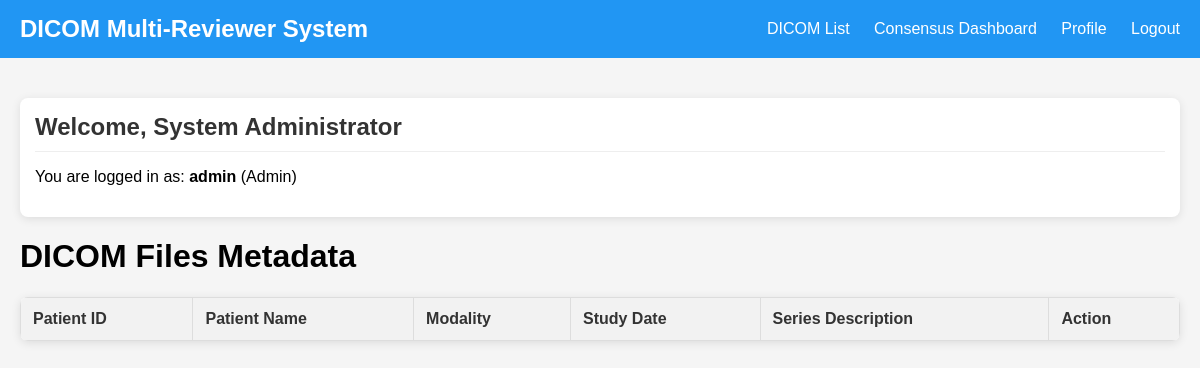
The page /dicom_list (signed in) on the database its author committed.
### src/dicom_reviewer/models/db/user.py (models this page shows, shortened)
class User(db.Model, UserMixin):
    __tablename__ = 'users'
    id = db.Column(db.Integer, primary_key=True)
    username = db.Column(db.String(80), unique=True, nullable=False)
    password_hash = db.Column(db.String(128), nullable=False)
    email = db.Column(db.String(120), unique=True, nullable=False)
    full_name = db.Column(db.String(150), nullable=False)
    role = db.Column(db.String(20), nullable=False, default='radiologist')
    created_at = db.Column(db.DateTime, nullable=False, default=datetime.utcnow)
    last_login = db.Column(db.DateTime, nullable=True)

### src/dicom_reviewer/main.py (the view)
@app.route('/dicom_list')
@login_required
def dicom_list():
    return render_template('dicom_list.html')

### src/dicom_reviewer/main.py (called while the page is built)
@login_manager.user_loader
def load_user(user_id):
    return User.query.get(int(user_id))

### src/dicom_reviewer/templates/dicom_list.html (shortened to what this page needs)
<!DOCTYPE html>
<html>
<head>
</head>
<body>
    <div class="header">
        <h1>DICOM Multi-Reviewer System</h1>
        <div class="header-links">
            <a href="{{ url_for('dicom_list') }}">DICOM List</a>
            {% if current_user.role == 'admin' %}
            <a href="{{ url_for('consensus_dashboard_page') }}">Consensus Dashboard</a>
            {% endif %}
            <a href="{{ url_for('profile') }}">Profile</a>
            <a href="{{ url_for('logout') }}">Logout</a>
        </div>
    </div>
    <div class="container">
        <div class="user-info">
            <h2>Welcome, {{ current_user.full_name }}</h2>
            <p>You are logged in as: <strong>{{ current_user.username }}</strong> ({{ current_user.role|title }})</p>
        </div>
        <h1>DICOM Files Metadata</h1>
        <table>
            <thead>
                <tr>
                    <th>Patient ID</th>
                    <th>Patient Name</th>
                    <th>Modality</th>
                    <th>Study Date</th>
                    <th>Series Description</th>
                    <th>Action</th>
                </tr>
            </thead>
        </table>
    </div>
</body>
</html>

### src/dicom_reviewer/templates/dicom_list.html (style rules this page uses)
body { font-family: Arial, sans-serif; margin: 0; padding: 0; background-color: #f5f5f5; }
.header { background-color: #2196F3; color: white; padding: 15px 20px; display: flex; justify-content: space-between; align-items: center; }
.header h1 { margin: 0; font-size: 24px; }
.header-links a { color: white; text-decoration: none; margin-left: 20px; }
.container { padding: 20px; }
table { border-collapse: collapse; width: 100%; background-color: white; box-shadow: 0 2px 10px rgba(0, 0, 0, 0.1); border-radius: 8px; overflow: hidden; }
th, td { border: 1px solid #ddd; padding: 12px; text-align: left; }
th { background-color: #f2f2f2; font-weight: 600; color: #333; }
.user-info { margin-top: 20px; background-color: white; border-radius: 8px; box-shadow: 0 2px 10px rgba(0, 0, 0, 0.1); padding: 15px; }
.user-info h2 { margin-top: 0; color: #333; border-bottom: 1px solid #eee; padding-bottom: 10px; margin-bottom: 15px; }

### rows shown on the page
User: full_name "System Administrator", username "admin", role "Admin"
